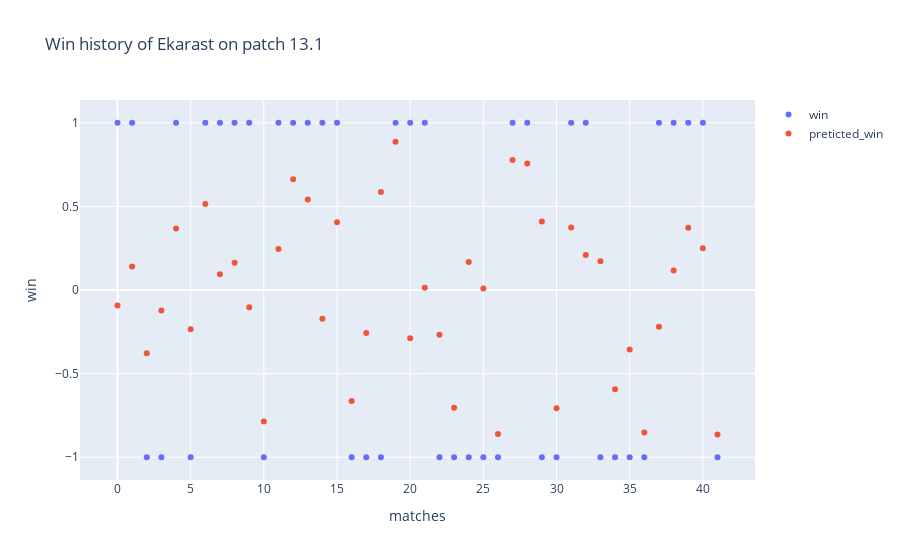

Write notebook code for a chart like this one.
### Code cell
fig = go.Figure()
fig.add_trace(go.Scatter(x=df.index, y=df.summoner_win,mode='markers', name='win'))
fig.add_trace(go.Scatter(x=df.index, y=df.summoner_predicted_win,mode='markers', name='preticted_win'))
fig.update_layout(xaxis_title='matches', yaxis_title='win')
fig.update_layout(title='Win history of '+summoner_name + ' on patch ' + patch_name)
fig.show()

### Figure 1 — Plotly figure (JSON) as saved in the notebook; plotly's stock layout.template omitted (floating-point values rounded to 4 significant figures)
{"data": [{"mode": "markers", "name": "win", "type": "scatter", "x": [0, 1, 2, 3, 4, 5, 6, 7, 8, 9, 10, 11, 12, 13, 14, 15, 16, 17, 18, 19, 20, 21, 22, 23, 24, 25, 26, 27, 28, 29, 30, 31, 32, 33, 34, 35, 36, 37, 38, 39, 40, 41], "y": [1, 1, -1, -1, 1, -1, 1, 1, 1, 1, -1, 1, 1, 1, 1, 1, -1, -1, -1, 1, 1, 1, -1, -1, -1, -1, -1, 1, 1, -1, -1, 1, 1, -1, -1, -1, -1, 1, 1, 1, 1, -1]}, {"mode": "markers", "name": "preticted_win", "type": "scatter", "x": [0, 1, 2, 3, 4, 5, 6, 7, 8, 9, 10, 11, 12, 13, 14, 15, 16, 17, 18, 19, 20, 21, 22, 23, 24, 25, 26, 27, 28, 29, 30, 31, 32, 33, 34, 35, 36, 37, 38, 39, 40, 41], "y": [-0.09311, 0.1399, -0.3782, -0.1231, 0.3671, -0.2345, 0.5146, 0.094, 0.1625, -0.1037, -0.7856, 0.2447, 0.6615, 0.5407, -0.1722, 0.4055, -0.6644, -0.2578, 0.5856, 0.8858, -0.2878, 0.01314, -0.2682, -0.7036, 0.1677, 0.008344, -0.8602, 0.7776, 0.7571, 0.41, -0.7075, 0.3739, 0.21, 0.1716, -0.5936, -0.3565, -0.8526, -0.2195, 0.1159, 0.3727, 0.2502, -0.8643]}], "layout": {"title": {"text": "Win history of Ekarast on patch 13.1"}, "xaxis": {"title": {"text": "matches"}}, "yaxis": {"title": {"text": "win"}}}}
